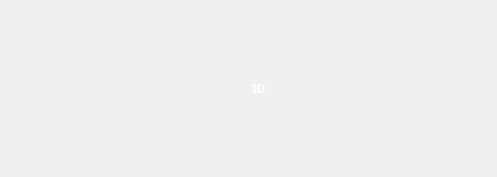
<?xml version="1.0" encoding="UTF-8"?>
<ui version="4.0">
 <class>FoundUserForm</class>
 <widget class="QWidget" name="FoundUserForm">
  <property name="geometry">
   <rect>
    <x>0</x>
    <y>0</y>
    <width>497</width>
    <height>177</height>
   </rect>
  </property>
  <property name="maximumSize">
   <size>
    <width>16777215</width>
    <height>200</height>
   </size>
  </property>
  <property name="windowTitle">
   <string>Form</string>
  </property>
  <layout class="QGridLayout" name="gridLayout">
   <item row="1" column="0" rowspan="2">
    <widget class="QLabel" name="userPhoto">
     <property name="text">
      <string/>
     </property>
    </widget>
   </item>
   <item row="1" column="1" rowspan="2">
    <widget class="QLabel" name="userInfo">
     <property name="font">
      <font>
       <family>ori1Uni</family>
       <bold>true</bold>
      </font>
     </property>
     <property name="styleSheet">
      <string notr="true">QLabel {
	color: rgb(255, 255, 255);
	text-align: center;
}</string>
     </property>
     <property name="frameShape">
      <enum>QFrame::NoFrame</enum>
     </property>
     <property name="text">
      <string>ID</string>
     </property>
     <property name="alignment">
      <set>Qt::AlignLeading|Qt::AlignLeft|Qt::AlignVCenter</set>
     </property>
    </widget>
   </item>
  </layout>
 </widget>
 <resources/>
 <connections/>
</ui>
